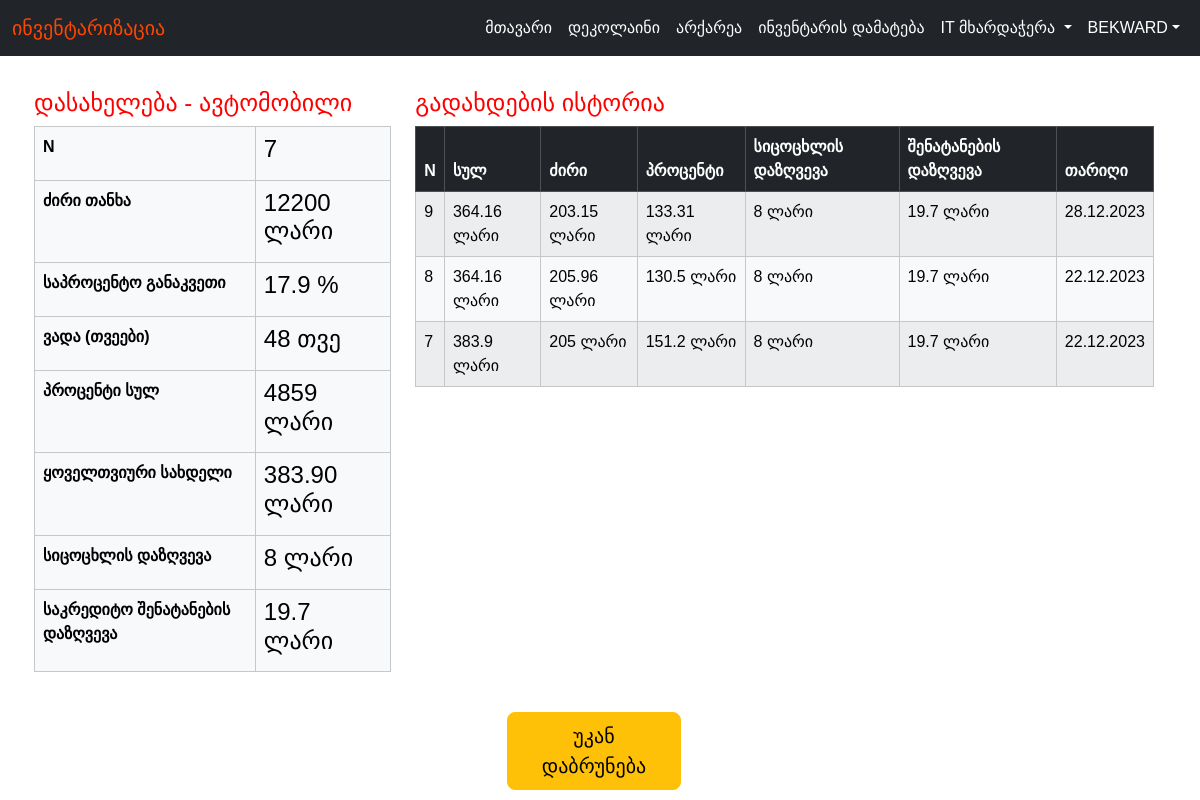
Page /loan/7 (signed in) on the committed database.
### finance/models.py (models this page shows, shortened)
class Loan(models.Model):
    user = models.ForeignKey(User, on_delete=models.CASCADE)
    name = models.CharField(max_length=400)
    amount = models.CharField(max_length=200)
    percent = models.CharField(max_length=200)
    months = models.CharField(max_length=200)
    percent_to_pay = models.CharField(max_length=200)
    monthly_payment = models.CharField(max_length=200)
    life_insurance = models.CharField(max_length=200)
    payments_insurance = models.CharField(max_length=200)
    date = models.DateField()
    time = models.TimeField()

class PaymentHistory(models.Model):
    loan = models.ForeignKey(Loan, on_delete=models.CASCADE)
    paid_amount = models.CharField(max_length=100)
    initial_paid = models.CharField(max_length=100)
    percent_paid = models.CharField(max_length=100)
    life_insurance  = models.CharField(max_length=100)
    payments_insurance = models.CharField(max_length=100)
    paid_date = models.DateField()

### finance/views.py (the view)
# urls.py: path("loan/<int:id>", views.loan, name="loan"),
@login_required(login_url='/login/')
def loan(response, id):
    loan = Loan.objects.get(id=id)
    payment_history = PaymentHistory.objects.filter(loan=loan).order_by('-id')
    return render(response, "loan.html", {"loan": loan, "payment_history": payment_history})

### main/templatetags/get_group.py (called while the page is built)
@register.filter(name='has_group')
def has_group(user, group_name):
    return user.groups.filter(name=group_name).exists()

### finance/templates/loan.html (shortened to what this page needs)
{% extends 'main/base.html' %}
{% block content %}
<div class="container">
    <div class="row justify-content" style="padding: 1.5em">
        <div class="col col-lg-4">
            <h4 style="color: red;">დასახელება - {{ loan.name }}</h4>
            <table class="table table-light table-bordered">
                <tr>
                    <th>N</th>
                    <td><h4>{{ loan.id }}</h4></td>
                </tr>
                <tr>
                    <th>ძირი თანხა</th>
                    <td><h4>{{ loan.amount }} ლარი</h4></td>
                </tr>
                <tr>
                    <th>საპროცენტო განაკვეთი</th>
                    <td><h4>{{ loan.percent }} %</h4></td>
                </tr>
                <tr>
                    <th>ვადა (თვეები)</th>
                    <td><h4>{{ loan.months }} თვე</h4></td>
                </tr>
                <tr>
                    <th>პროცენტი სულ</th>
                    <td><h4>{{ loan.percent_to_pay }} ლარი</h4></td>
                </tr>
                <tr>
                    <th>ყოველთვიური სახდელი</th>
                    <td><h4>{{ loan.monthly_payment }} ლარი</h4></td>
                </tr>
                <tr>
                    <th>სიცოცხლის დაზღვევა</th>
                    <td><h4>{{ loan.life_insurance }} ლარი</h4></td>
                </tr>
                <tr>
                    <th>საკრედიტო შენატანების დაზღვევა</th>
                    <td><h4>{{ loan.payments_insurance }} ლარი</h4></td>
                </tr>
            </table>
        </div>
        <div class="col col-lg-8 desktop-only">
        <h4 style="color: red;">გადახდების ისტორია</h4>
        <table class="table table-light table-striped table-bordered" xmlns="http://www.w3.org/1999/html">
            <thead class="table-dark">
                <tr>
                    <th>N</th>
                    <th>სულ</th>
                    <th>ძირი</th>
                    <th>პროცენტი</th>
                    <th>სიცოცხლის დაზღვევა</th>
                    <th>შენატანების დაზღვევა</th>
                    <th>თარიღი</th>
                </tr>
            </thead>
        {% for payment in payment_history %}
            <tr>
                <td class="table-item">{{ payment.id }}</td>
                <td class="table-item">{{ payment.paid_amount }} ლარი</td>
                <td class="table-item">{{ payment.initial_paid }} ლარი</td>
                <td class="table-item">{{ payment.percent_paid }} ლარი</td>
                <td class="table-item">{{ payment.life_insurance }} ლარი</td>
                <td class="table-item">{{ payment.payments_insurance }} ლარი</td>
                <td class="table-item">{{ payment.paid_date|date:'d.m.Y' }}</td>
            </tr>
        {% endfor %}
        </table>
        </div>
        </div>
</div>
<div class="col col-md-2">
    <button class="btn btn-lg btn-warning" onclick="javascript:window.history.back();">უკან დაბრუნება</button>
</div>
{% endblock %}

### main/templates/main/base.html (shortened to what this page needs)
<!doctype html>
<html class="h-100" lang="en">
<head>
    <link href="https://cdn.jsdelivr.net/npm/bootstrap@5.3.2/dist/css/bootstrap.min.css"
          rel="stylesheet"
>
    {% load static %}
    <link rel="stylesheet" type="text/css" href="{% static '/css/custom_css.css' %}">
</head>
<body class="d-flex flex-column h-100">
<nav class="navbar navbar-dark fixed-top navbar-expand-lg bg-dark">
    <div class="container-fluid">
        <a class="navbar-brand"><span class="deco">ინვენტარიზაცია</span></a>
        <div class="collapse navbar-collapse" id="navbarNav">
            <ul class="navbar-nav ms-auto">
                <li class="nav-item">
                    <a class="nav-link" aria-current="page" href="/">მთავარი</a>
                </li>
                <li class="nav-item">
                    <a class="nav-link" href="/warehouse/1">დეკოლაინი</a>
                </li>
                <li class="nav-item">
                    <a class="nav-link" href="/warehouse/2">არქარეა</a>
                </li>
                {% load get_group %}
                {% if user.is_authenticated and not request.user|has_group:"მომხმარებლები"%}
                <li class="nav-item">
                    <a class="nav-link" href="/create">ინვენტარის დამატება</a>
                </li>
                {% endif %}
                <li class="nav-item dropdown">
                    {% if user.is_authenticated %}
                    <a class="nav-link dropdown-toggle" href="#" id="navbarDarkDropdownMenuLink" role="button"
                       data-bs-toggle="dropdown" aria-expanded="false">
                        IT მხარდაჭერა
                    </a>
                    {% endif %}
                </li>
                <li class="nav-item dropdown">
                    {% if user.is_authenticated %}
                    <a class="nav-link dropdown-toggle" href="#" id="navbarDarkDropdownMenuLink 2" role="button"
                       data-bs-toggle="dropdown" aria-expanded="false">{{ user.get_username.upper }}</a>
                    {% else %}
                    <a class="nav-link" href="/login/">ავტორიზაცია</a>
                    {% endif %}
                </li>
            </ul>
        </div>
    </div>
</nav>
<div id="content" , name="content" , class="main">
    <div class="row justify-content-center">
        {% block content %}
        {% endblock %}
    </div>
</div>
</body>
</html>

### main/static/css/custom_css.css (style rules this page uses)
.main { float: left; width: 99%; padding: 40px 10px 10px 10px; font-family: "BPG Nino Mtavruli", sans-serif; font-size: 20mv; }
table { font-size: 20mv; font-family: "BPG Nino Mtavruli", sans-serif; color: #000; }
.deco { color: orangered; }
.navbar-brand { font-family: "BPG Nino Mtavruli", sans-serif; color: white; }
.nav-link { font-family: "BPG Nino Mtavruli", sans-serif; color: white; }
.desktop-only { display:table }

### rows in the picture
Loan: name "ავტომობილი", id "7", amount "12200", percent "17.9", months "48", percent_to_pay "4859", monthly_payment "383.90", life_insurance "8", payments_insurance "19.7"
PaymentHistory: id "9", paid_amount "364.16", initial_paid "203.15", percent_paid "133.31", life_insurance "8", payments_insurance "19.7", paid_date "28.12.2023"
PaymentHistory: id "8", paid_amount "364.16", initial_paid "205.96", percent_paid "130.5", life_insurance "8", payments_insurance "19.7", paid_date "22.12.2023"
PaymentHistory: id "7", paid_amount "383.9", initial_paid "205", percent_paid "151.2", life_insurance "8", payments_insurance "19.7", paid_date "22.12.2023"

### other values in the picture
{{ user.get_username.upper }} "BEKWARD"
